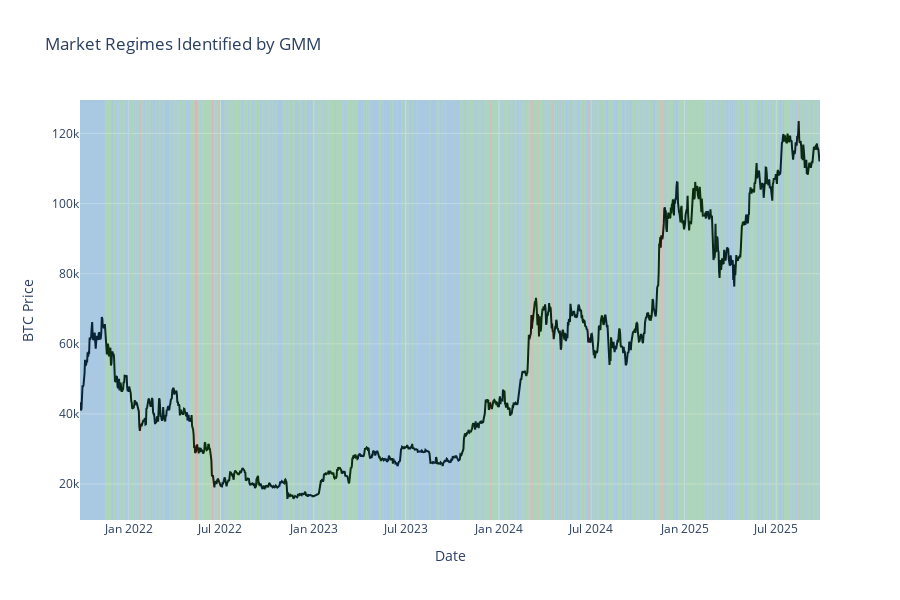

This figure's notebook cell:
### Code cell
# Plot with BTC price series
fig_gmm = viz.plot_regimes(price=btc, regimes=gmm.labels_, title="Market Regimes Identified by GMM")
fig_gmm.show()
